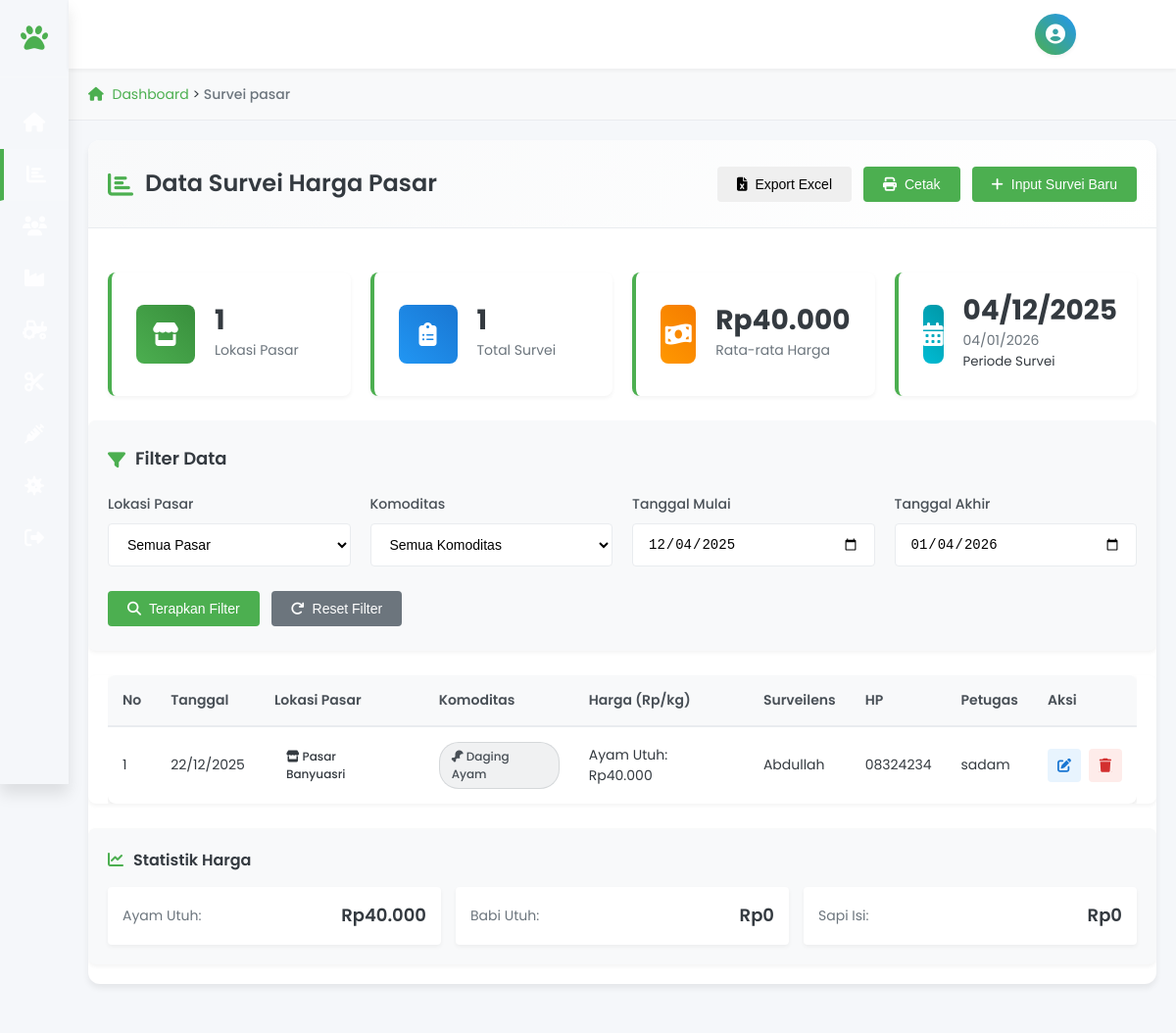
/Dashboard.php?module=survei_pasar&action=data (signed in), run on the app's committed database.
### tables this page shows
CREATE TABLE `survei_pasar` (
  `id` int NOT NULL,
  `tanggal_survei` date NOT NULL,
  `lokasi_pasar` enum('Pasar Banyuasri','Pasar Anyar','Pasar Buleleng') NOT NULL,
  `komoditas` enum('Daging Babi','Daging Sapi','Daging Ayam') NOT NULL,
  `harga_ayam_utuh` decimal(10,2) DEFAULT '0.00',
  `harga_dada_ayam` decimal(10,2) DEFAULT '0.00',
  `harga_babi_utuh` decimal(10,2) DEFAULT '0.00',
  `harga_balung_babi` decimal(10,2) DEFAULT '0.00',
  `harga_babi_isi` decimal(10,2) DEFAULT '0.00',
  `harga_balung_sapi` decimal(10,2) DEFAULT '0.00',
  `harga_sapi_isi` decimal(10,2) DEFAULT '0.00',
  `nama_surveilens` varchar(100) DEFAULT NULL,
  `nomor_hp` varchar(20) DEFAULT NULL,
  `catatan` text,
  `created_by` int DEFAULT NULL,
  `created_at` timestamp NULL DEFAULT CURRENT_TIMESTAMP,
  `updated_at` timestamp NULL DEFAULT CURRENT_TIMESTAMP ON UPDATE CURRENT_TIMESTAMP
);

CREATE TABLE `users` (
  `id` int NOT NULL,
  `fullname` varchar(100) NOT NULL,
  `email` varchar(100) NOT NULL,
  `username` varchar(50) NOT NULL,
  `password` varchar(255) NOT NULL,
  `phone` varchar(20) DEFAULT NULL,
  `role` enum('admin','petugas_kesmavet','petugas_keswan','petugas_bitpro','kepala_dinas') DEFAULT 'petugas_keswan',
  `is_active` tinyint(1) DEFAULT '1',
  `created_at` timestamp NULL DEFAULT CURRENT_TIMESTAMP,
  `updated_at` timestamp NULL DEFAULT CURRENT_TIMESTAMP ON UPDATE CURRENT_TIMESTAMP
);

### config/database.php (called while the page is built, shortened)
<?php
function getDBConnection()
{
    static $pdo = null;
    if ($pdo === null) {
        try {
            $dsn = "mysql:host=" . DB_HOST . ";dbname=" . DB_NAME . ";charset=" . DB_CHARSET;
            $pdo = new PDO($dsn, DB_USER, DB_PASS, PDO_OPTIONS);
        } catch (PDOException $e) {
            error_log("Database connection failed: " . $e->getMessage());
            die("Database connection failed. Please check your configuration.");
        }
    }
    return $pdo;
}
function executeQuery($sql, $params = [])
{
    try {
        $pdo = getDBConnection();
        $stmt = $pdo->prepare($sql);
        $stmt->execute($params);
        return $stmt;
    } catch (PDOException $e) {
        echo "<pre>";
        echo "Query: $sql\n";
        echo "Params: ";
        print_r($params);
        echo "Error: " . $e->getMessage();
        echo "</pre>";
        throw new Exception("Database query failed");
    }
}
function fetchOne($sql, $params = [])
{
    $stmt = executeQuery($sql, $params);
    return $stmt->fetch();
}
function fetchAll($sql, $params = [])
{
    $stmt = executeQuery($sql, $params);
    return $stmt->fetchAll();
}

### modules/survei_pasar/data.php (the view, shortened to what this page needs)
<?php
$tanggal_mulai = $_GET['tanggal_mulai'] ?? date('Y-m-d', strtotime('-1 month'));
$tanggal_akhir = $_GET['tanggal_akhir'] ?? date('Y-m-d');
$sql = "SELECT s.*, u.fullname as petugas
        FROM survei_pasar s
        LEFT JOIN users u ON s.created_by = u.id
        WHERE s.tanggal_survei BETWEEN ? AND ?";
$params = [$tanggal_mulai, $tanggal_akhir];
$sql .= " ORDER BY s.tanggal_survei DESC, s.lokasi_pasar, s.komoditas";
$data = fetchAll($sql, $params);
$summarySql = "SELECT
                COUNT(DISTINCT lokasi_pasar) as total_lokasi,
                COUNT(*) as total_survei,
                ROUND(AVG(
                    CASE
                        WHEN komoditas = 'Daging Ayam' THEN COALESCE(harga_ayam_utuh, 0)
                        WHEN komoditas = 'Daging Babi' THEN COALESCE(harga_babi_utuh, 0)
                        WHEN komoditas = 'Daging Sapi' THEN COALESCE(harga_sapi_isi, 0)
                    END
                ), 0) as avg_harga
               FROM survei_pasar
               WHERE tanggal_survei BETWEEN ? AND ?";
$summary = fetchOne($summarySql, [$tanggal_mulai, $tanggal_akhir]);
?>
<div class="module-container">
    <div class="module-header">
        <h2><i class="fas fa-chart-bar"></i> Data Survei Harga Pasar</h2>
        <div class="header-actions">
            <button class="btn btn-success" onclick="exportToExcel('surveiTable', 'data-survei-pasar')">
                <i class="fas fa-file-excel"></i> Export Excel
            </button>
            <button class="btn btn-primary" onclick="printTable('surveiTable')">
                <i class="fas fa-print"></i> Cetak
            </button>
            <button class="btn btn-primary" onclick="window.location.href='?module=survei_pasar&action=input'">
                <i class="fas fa-plus"></i> Input Survei Baru
            </button>
        </div>
    </div>
    <div class="summary-cards">
        <div class="summary-card">
            <div class="summary-icon" style="background-color: #4CAF50;">
                <i class="fas fa-store"></i>
            </div>
            <div class="summary-content">
                <h3><?php echo $summary['total_lokasi'] ?? 0; ?></h3>
                <p>Lokasi Pasar</p>
            </div>
        </div>
        <div class="summary-card">
            <div class="summary-icon" style="background-color: #2196F3;">
                <i class="fas fa-clipboard-list"></i>
            </div>
            <div class="summary-content">
                <h3><?php echo number_format($summary['total_survei'] ?? 0, 0, ',', '.'); ?></h3>
                <p>Total Survei</p>
            </div>
        </div>
        <div class="summary-card">
            <div class="summary-icon" style="background-color: #FF9800;">
                <i class="fas fa-money-bill-wave"></i>
            </div>
            <div class="summary-content">
                <h3>Rp<?php echo number_format($summary['avg_harga'] ?? 0, 0, ',', '.'); ?></h3>
                <p>Rata-rata Harga</p>
            </div>
        </div>
        <div class="summary-card">
            <div class="summary-icon" style="background-color: #9C27B0;">
                <i class="fas fa-calendar-alt"></i>
            </div>
            <div class="summary-content">
                <h3><?php echo date('d/m/Y', strtotime($tanggal_mulai)); ?></h3>
                <p><?php echo date('d/m/Y', strtotime($tanggal_akhir)); ?></p>
                <small>Periode Survei</small>
            </div>
        </div>
    </div>
    <div class="filter-card">
        <h3><i class="fas fa-filter"></i> Filter Data</h3>
        <form method="GET" action="" class="filter-form">
            <div class="form-row">
                <div class="form-group">
                    <label for="lokasi">Lokasi Pasar</label>
                    <select id="lokasi" name="lokasi">
                        <option value="">Semua Pasar</option>
                    </select>
                </div>
                <div class="form-group">
                    <label for="komoditas">Komoditas</label>
                    <select id="komoditas" name="komoditas">
                        <option value="">Semua Komoditas</option>
                    </select>
                </div>
                <div class="form-group">
                    <label for="tanggal_mulai">Tanggal Mulai</label>
                    <input type="date" id="tanggal_mulai" name="tanggal_mulai"
                           value="<?php echo $tanggal_mulai; ?>">
                </div>
                <div class="form-group">
                    <label for="tanggal_akhir">Tanggal Akhir</label>
                    <input type="date" id="tanggal_akhir" name="tanggal_akhir"
                           value="<?php echo $tanggal_akhir; ?>">
                </div>
            </div>
            <div class="form-actions">
                <button type="submit" class="btn btn-primary">
                    <i class="fas fa-search"></i> Terapkan Filter
                </button>
                <button type="button" class="btn btn-secondary" onclick="resetFilter()">
                    <i class="fas fa-redo"></i> Reset Filter
                </button>
            </div>
        </form>
    </div>
    <div class="data-card">
        <div class="table-responsive">
            <table id="surveiTable" class="data-table">
                <thead>
                    <tr>
                        <th>No</th>
                        <th>Tanggal</th>
                        <th>Lokasi Pasar</th>
                        <th>Komoditas</th>
                        <th>Harga (Rp/kg)</th>
                        <th>Surveilens</th>
                        <th>HP</th>
                        <th>Petugas</th>
                        <th>Aksi</th>
                    </tr>
                </thead>
                <tbody>
                    <?php if (empty($data)): ?>
                        <tr>
                            <td colspan="9" class="text-center">Tidak ada data survei</td>
                        </tr>
                    <?php else: ?>
                        <?php $counter = 1; ?>
                        <?php foreach ($data as $row): ?>
                            <tr>
                                <td><?php echo $counter++; ?></td>
                                <td><?php echo date('d/m/Y', strtotime($row['tanggal_survei'])); ?></td>
                                <td>
                                    <span class="badge badge-info">
                                        <i class="fas fa-store"></i> <?php echo $row['lokasi_pasar']; ?>
                                    </span>
                                </td>
                                <td>
                                    <?php
                                    $icon = '';
                                    $harga = '';
                                    switch($row['komoditas']) {
                                        case 'Daging Ayam':
                                            $icon = 'fas fa-drumstick-bite';
                                            $harga = $row['harga_ayam_utuh'] > 0 ? 'Ayam Utuh: Rp' . number_format($row['harga_ayam_utuh'], 0, ',', '.') :
                                                    ($row['harga_dada_ayam'] > 0 ? 'Dada: Rp' . number_format($row['harga_dada_ayam'], 0, ',', '.') : '-');
                                            break;
                                    }
                                    ?>
                                    <span class="badge badge-secondary">
                                        <i class="<?php echo $icon; ?>"></i> <?php echo $row['komoditas']; ?>
                                    </span>
                                </td>
                                <td style="text-align: left;"><?php echo $harga; ?></td>
                                <td><?php echo $row['nama_surveilens'] ?: '-'; ?></td>
                                <td><?php echo $row['nomor_hp'] ?: '-'; ?></td>
                                <td><?php echo $row['petugas'] ?: '-'; ?></td>
                                <td>
                                    <div class="action-buttons">
                                        <button class="btn-action btn-edit"
                                                onclick="window.location.href='?module=survei_pasar&action=edit&id=<?php echo $row['id']; ?>'"
                                                title="Edit">
                                            <i class="fas fa-edit"></i>
                                        </button>
                                      <a href="modules/survei_pasar/delete.php?id=<?= $row['id'] ?>" class="btn-action btn-delete"
                                        onclick="return confirm('Yakin hapus data ini?')"
                                        class="btn btn-danger btn-sm">
                                              <i class="fas fa-trash"></i>
                                      </a>
                                    </div>
                                </td>
                            </tr>
                        <?php endforeach; ?>
                    <?php endif; ?>
                </tbody>
            </table>
        </div>
    </div>
    <div class="statistics-card">
        <h4><i class="fas fa-chart-line"></i> Statistik Harga</h4>
        <div class="stats-grid">
            <div class="stat-item">
                <span class="stat-label">Ayam Utuh:</span>
                <span class="stat-value">
                    <?php
                    $sql_ayam = "SELECT ROUND(AVG(harga_ayam_utuh), 0) as avg_harga FROM survei_pasar
                                WHERE tanggal_survei BETWEEN ? AND ? AND komoditas = 'Daging Ayam' AND harga_ayam_utuh > 0";
                    $avg_ayam = fetchOne($sql_ayam, [$tanggal_mulai, $tanggal_akhir]);
                    echo 'Rp' . number_format($avg_ayam['avg_harga'] ?? 0, 0, ',', '.');
                    ?>
                </span>
            </div>
            <div class="stat-item">
                <span class="stat-label">Babi Utuh:</span>
                <span class="stat-value">
                    <?php
                    $sql_babi = "SELECT ROUND(AVG(harga_babi_utuh), 0) as avg_harga FROM survei_pasar
                                WHERE tanggal_survei BETWEEN ? AND ? AND komoditas = 'Daging Babi' AND harga_babi_utuh > 0";
                    $avg_babi = fetchOne($sql_babi, [$tanggal_mulai, $tanggal_akhir]);
                    echo 'Rp' . number_format($avg_babi['avg_harga'] ?? 0, 0, ',', '.');
                    ?>
                </span>
            </div>
            <div class="stat-item">
                <span class="stat-label">Sapi Isi:</span>
                <span class="stat-value">
                    <?php
                    $sql_sapi = "SELECT ROUND(AVG(harga_sapi_isi), 0) as avg_harga FROM survei_pasar
                                WHERE tanggal_survei BETWEEN ? AND ? AND komoditas = 'Daging Sapi' AND harga_sapi_isi > 0";
                    $avg_sapi = fetchOne($sql_sapi, [$tanggal_mulai, $tanggal_akhir]);
                    echo 'Rp' . number_format($avg_sapi['avg_harga'] ?? 0, 0, ',', '.');
                    ?>
                </span>
            </div>
        </div>
    </div>
</div>

### assets/css/style.css (style rules this page uses)
:root { --primary: #4CAF50; --primary-dark: #388E3C; --secondary: #2196F3; --danger: #f44336; --warning: #ff9800; --success: #4CAF50; --light: #f8f9fa; --dark: #343a40; --gray: #6c757d; }
* { margin: 0; padding: 0; box-sizing: border-box; }
body { font-family: 'Segoe UI', Tahoma, Geneva, Verdana, sans-serif; background-color: #f5f5f5; color: #333; }
.form-row { display: flex; flex-wrap: wrap; gap: 20px; margin-bottom: 15px; }
.form-group { flex: 1; min-width: 250px; }
.form-group label { display: block; margin-bottom: 5px; font-weight: 500; color: #555; }
.form-group input, .form-group select, .form-group textarea { width: 100%; padding: 10px; border: 1px solid #ddd; border-radius: 4px; font-size: 14px; }
.btn { padding: 10px 20px; border: none; border-radius: 4px; cursor: pointer; font-size: 14px; font-weight: 500; display: inline-flex; align-items: center; gap: 8px; transition: all 0.3s; }
.btn-primary { background-color: var(--primary); color: white; }
.btn-secondary { background-color: #6c757d; color: white; }
.table-responsive { overflow-x: auto; }
.data-table { width: 100%; border-collapse: collapse; background: white; border-radius: 8px; overflow: hidden; box-shadow: 0 2px 4px rgba(0,0,0,0.1); }
.data-table th, .data-table td { padding: 12px 15px; text-align: left; border-bottom: 1px solid #eee; }
.data-table th { background-color: #f8f9fa; font-weight: 600; color: #495057; }
.data-table tbody tr:last-child td { border-bottom: none; }
.module-header { display: flex; justify-content: space-between; align-items: center; margin-bottom: 20px; }
.module-header h2 { color: var(--primary); font-size: 24px; display: flex; align-items: center; gap: 10px; }

### data on the page
survei_pasar: tanggal_survei "22/12/2025", lokasi_pasar "Pasar Banyuasri", komoditas "Daging Ayam", harga_ayam_utuh "Ayam Utuh: Rp40.000", nama_surveilens "Abdullah", nomor_hp "08324234", created_by.fullname "sadam"

### other printed values
str_replace('_', ' ', $module) "Survei pasar"
$summary['total_lokasi'] "1"
$summary['total_survei'] "1"
$summary['avg_harga'] "40.000"
$avg_ayam['avg_harga'] "40.000"
$avg_babi['avg_harga'] "0"
$avg_sapi['avg_harga'] "0"
